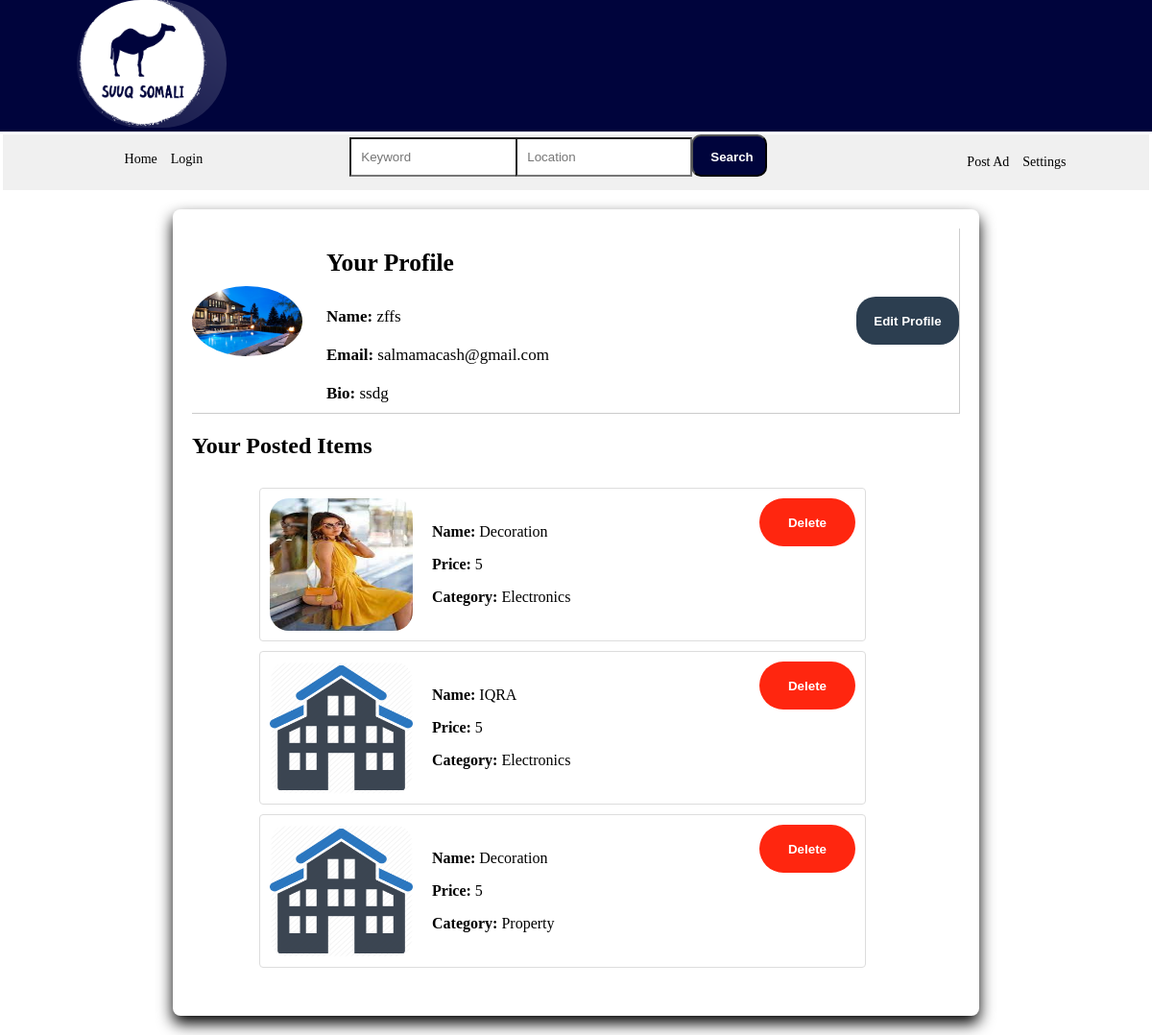
The page /profile/salmamacash/ (signed in) on the database its author committed.
### base/models.py (models this page shows, shortened)
class User(AbstractUser):
    name = models.CharField(max_length=200, null=True)
    email = models.EmailField(max_length=200,unique=True)
    bio = models.TextField(null=True)
    phonenumber = models.CharField(max_length=15, null=True, blank=True)
    location = models.CharField(max_length=200, null=True)
    avatar = models.ImageField(null=True, default="avatar.svg")
    username = models.CharField(
        max_length=150,
        unique=True,
        help_text='',  # Set it to an empty string to remove the help text
    )
    USERNAME_FIELD = 'username'
    REQUIRED_FIELDS = []

class Product(models.Model):
    category = models.ForeignKey(Category, on_delete=models.CASCADE)
    advertiser = models.ForeignKey(User, on_delete=models.CASCADE)
    name = models.CharField(max_length=100)
    description = models.TextField()
    location = models.CharField(max_length=100)
    condition = models.CharField(max_length=100)
    price = models.IntegerField(null=True, blank=True)
    geartype = models.CharField(max_length=100, null=True, blank=True)
    motortype = models.CharField(max_length=100, null=True, blank=True)
    year = models.IntegerField(null=True, blank=True)
    color = models.CharField(max_length=50, null=True, blank=True)
    num_rooms = models.IntegerField(null=True, blank=True)
    num_baths = models.IntegerField(null=True, blank=True)
    updated = models.DateTimeField(auto_now=True)
    created = models.DateTimeField(auto_now_add=True)

class Image(models.Model):
    product = models.ForeignKey(Product, on_delete=models.CASCADE)
    image = models.ImageField(upload_to='product_images')

class Category(models.Model):
    name = models.CharField(max_length=100)
    parent_category = models.ForeignKey('self', null=True, blank=True, related_name='subcategories', on_delete=models.CASCADE)
    image = models.ImageField(upload_to='product_images')
    def __str__(self):
        return self.name

### base/views.py (the view)
# urls.py: path('profile/<str:username>/', views.view_profile, name='view_profile'),
def view_profile(request, username):
    user = get_object_or_404(User, username=username)
    products = Product.objects.filter(advertiser=user)
    return render(request, 'base/profile.html', {'user': user, 'products': products})

### base/templates/base/profile.html (shortened to what this page needs)
{% extends 'main.html' %}
    {% load static %}
    {% block content %}
        <div class="dashboard-container">
            <div class="profile-section">
                <div class="profile-details">
                    {% if user.avatar %}
                        <img src="{{ user.avatar.url }}" class="avatar">
                    {% else %}
                        <img src="{% static 'images/avatar.svg' %}" alt="Default Avatar">
                    {% endif %}
                    <div class="profile-info">
                        <h2>Your Profile</h2>
                        <p><strong>Name:</strong> {{ user.name }}</p>
                        <p><strong>Email:</strong> {{ user.email }}</p>
                        <p><strong>Bio:</strong> {{ user.bio }}</p>
                    </div>
                </div>
                <button class="edit-profile-button"><a href="{% url 'update_profile' user.username %}">Edit Profile</a></button>
            </div>
            <h2>Your Posted Items</h2>
            <div class="product-list">
                {% if products %}
                    <ul>
                        {% for product in products %}
                            {% if request.user == product.advertiser %}
                                <li class="product-item">
                                    <div class="product-dashboard-details">
                                        {% if product.image_set.all %}
                                            <img class="product-dashboard-img" src="{{ product.image_set.first.image.url }}" alt="{{ product.name }}">
                                        {% endif %}
                                        <div>
                                            <p><strong>Name:</strong> {{ product.name }}</p>
                                            <p><strong>Price:</strong> {{ product.price }}</p>
                                            <p><strong>Category:</strong> {{ product.category }}</p>
                                        </div>
                                    </div>
                                    <form method="post" action="{% url 'delete_product' product.id %}" id="delete-form-{{ product.id }}">
                                        <button type="submit" class="delete-button" onclick="confirmDelete('{{ product.id }}')">Delete</button>
                                    </form>
                                </li>
                            {% endif %}
                        {% endfor %}
                        {% else %}
                        <div class="paragraph">
                        <p>No products posted by you.</p></div>
                    {% endif %}
                    </ul>
            </div>
        </div>
    {% endblock %}

### static/styles/style.css (style rules this page uses)
body { margin:0; background-color: #fff; }
button { width: 130px; height: 50px; border-radius: 10px; font-weight: bolder; background-color: #2C3E5033; }
.dashboard-container { max-width: 800px; margin: 20px auto; background-color: #fff; padding: 20px; border-radius: 8px; box-shadow: 0px 8px 16px 0px rgba(0,0,0,6.2); }
.profile-section { margin-bottom: 20px; display: flex; align-items: center; justify-content: space-between; border-style: solid; border-width: 0px 1px 1px 0px; border-color: #cccccc; }
.profile-details { display: flex; align-items: center; }
.avatar { max-width: 115px; max-height: 97px; margin-right: 25px; border-radius: 57%; }
.profile-info { display: flex; flex-direction: column; font-size: 17px; font-family: 'Times New Roman', Times, serif; }
.profile-info p { margin: 10px 0; width: 280px; }
.edit-profile-button { background-color: #2C3E50; color: #fff; border: none; padding: 8px 12px; border-radius: 20px; cursor: pointer; text-decoration: none; width: 107px; }
.edit-profile-button a { color: #fff; text-decoration: none; }
.product-list { list-style: none; padding: 0; margin:30px; width: 84%; }
.product-item { border: 1px solid #ddd; margin-bottom: 10px; padding: 10px; border-radius: 4px; display: flex; justify-content: space-between; }
.product-dashboard-details { display: flex; align-items: center; flex-grow: 1; }
.product-dashboard-img { width: 149px; height: 138px; border-radius: 4px; margin-right: 20px; border-radius: 20px; }
.delete-button { background-color: #ff260f; color: #fff; border: none; padding: 8px 12px; border-radius: 29px; cursor: pointer; width: 100px; }

### rows shown on the page
User: avatar (picture), name "zffs", email "salmamacash@gmail.com", bio "ssdg"
Product: image_set.first.image (picture), name "Decoration", price "5", category "Electronics"
Product: image_set.first.image (picture), name "IQRA", price "5", category "Electronics"
Product: image_set.first.image (picture), name "Decoration", price "5", category "Property"
